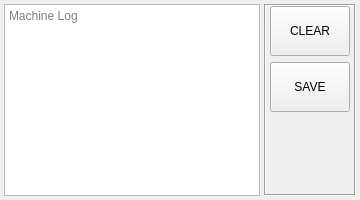
             <widget class="QWidget" name="tab_alarms">
              <attribute name="title">
               <string>ALARMS</string>
              </attribute>
              <layout class="QHBoxLayout" name="horizontalLayout_4">
               <property name="spacing">
                <number>4</number>
               </property>
               <property name="leftMargin">
                <number>4</number>
               </property>
               <property name="topMargin">
                <number>4</number>
               </property>
               <property name="rightMargin">
                <number>4</number>
               </property>
               <property name="bottomMargin">
                <number>4</number>
               </property>
               <item>
                <widget class="MachineLog" name="machinelog">
                 <property name="documentTitle">
                  <string>Machine Log</string>
                 </property>
                 <property name="placeholderText">
                  <string>Machine Log</string>
                 </property>
                </widget>
               </item>
               <item>
                <widget class="QFrame" name="frm_alarms">
                 <property name="frameShape">
                  <enum>QFrame::Box</enum>
                 </property>
                 <property name="frameShadow">
                  <enum>QFrame::Sunken</enum>
                 </property>
                 <layout class="QVBoxLayout" name="verticalLayout_9">
                  <property name="leftMargin">
                   <number>4</number>
                  </property>
                  <property name="topMargin">
                   <number>0</number>
                  </property>
                  <property name="rightMargin">
                   <number>4</number>
                  </property>
                  <property name="bottomMargin">
                   <number>0</number>
                  </property>
                  <item>
                   <widget class="QPushButton" name="btn_clear_alarms">
                    <property name="sizePolicy">
                     <sizepolicy hsizetype="Fixed" vsizetype="Fixed">
                      <horstretch>0</horstretch>
                      <verstretch>0</verstretch>
                     </sizepolicy>
                    </property>
                    <property name="minimumSize">
                     <size>
                      <width>80</width>
                      <height>50</height>
                     </size>
                    </property>
                    <property name="maximumSize">
                     <size>
                      <width>80</width>
                      <height>50</height>
                     </size>
                    </property>
                    <property name="statusTip">
                     <string>CLEAR ALL ALARM ENTRIES</string>
                    </property>
                    <property name="text">
                     <string>CLEAR</string>
                    </property>
                   </widget>
                  </item>
                  <item>
                   <widget class="QPushButton" name="btn_save_alarms">
                    <property name="sizePolicy">
                     <sizepolicy hsizetype="Fixed" vsizetype="Fixed">
                      <horstretch>0</horstretch>
                      <verstretch>0</verstretch>
                     </sizepolicy>
                    </property>
                    <property name="minimumSize">
                     <size>
                      <width>80</width>
                      <height>50</height>
                     </size>
                    </property>
                    <property name="maximumSize">
                     <size>
                      <width>80</width>
                      <height>50</height>
                     </size>
                    </property>
                    <property name="statusTip">
                     <string>SAVE ALARMS TO FILE</string>
                    </property>
                    <property name="text">
                     <string>SAVE</string>
                    </property>
                   </widget>
                  </item>
                  <item>
                   <spacer name="verticalSpacer_10">
                    <property name="orientation">
                     <enum>Qt::Vertical</enum>
                    </property>
                    <property name="sizeHint" stdset="0">
                     <size>
                      <width>20</width>
                      <height>40</height>
                     </size>
                    </property>
                   </spacer>
                  </item>
                 </layout>
                </widget>
               </item>
              </layout>
             </widget>
